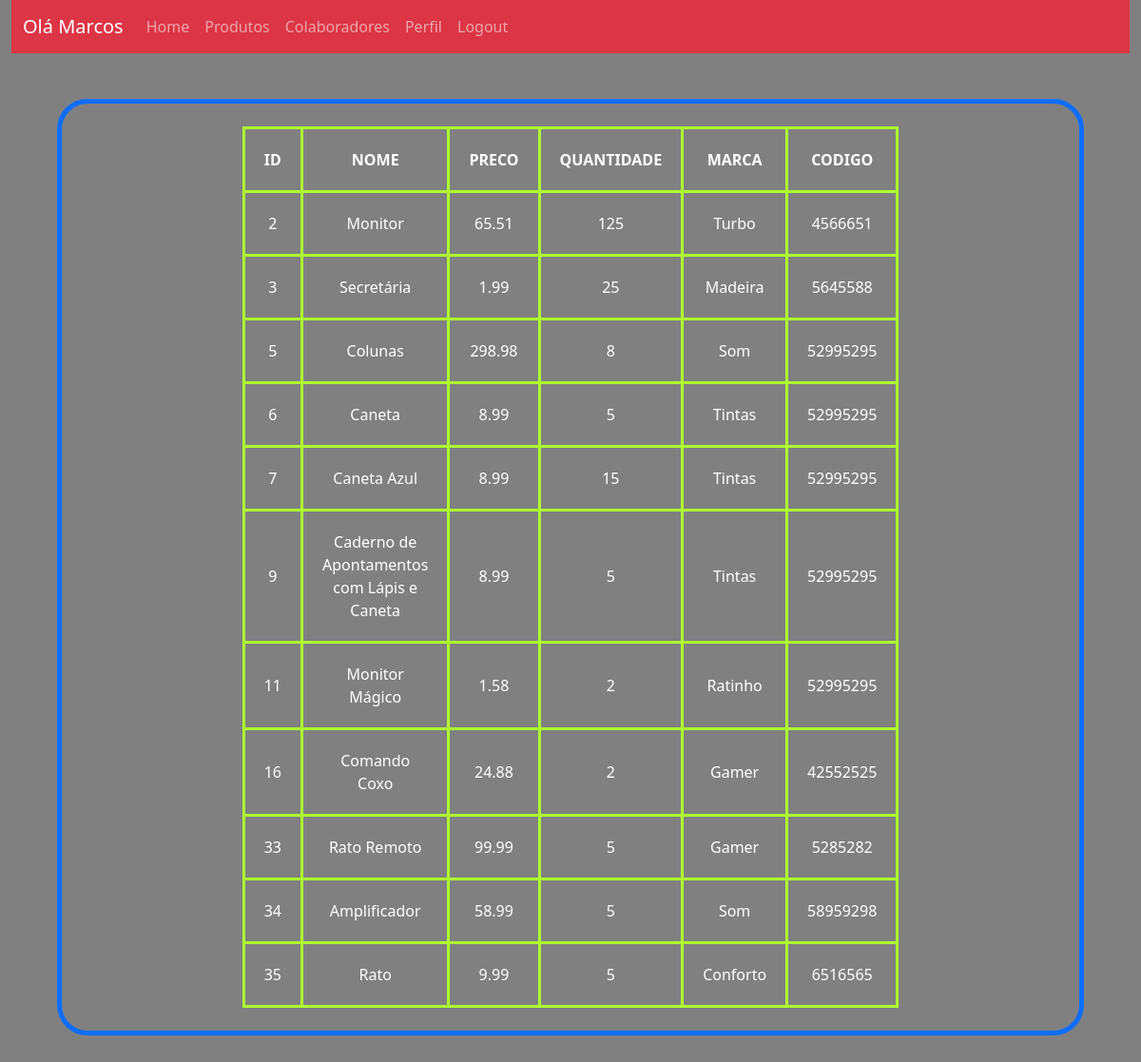
Screenshot of /exec_01/produtos.php (signed in) with the database file from the repository.
### tables this page shows
CREATE TABLE `produtos` (
  `id` int(11) NOT NULL,
  `nome` varchar(100) NOT NULL,
  `preco` double NOT NULL,
  `quantidade` int(11) NOT NULL,
  `marca` varchar(100) DEFAULT NULL,
  `codigo` int(11) DEFAULT NULL
);

### exec_01/data_base.php (called while the page is built, shortened)
<?php
$data_base = [
  "host" => "localhost",
  "dbname" => "codemaster_bd",
  "user" => "root",
  "password" => ""
];
$conection = new PDO("mysql:host=$data_base[host];dbname=$data_base[dbname];charset=utf8mb4;", $data_base["user"], $data_base["password"]);
function selectSQL($sql) {
  global $conection;
  $query = $conection->query($sql);
  return $query->fetchAll(PDO::FETCH_ASSOC);
}
?>

### exec_01/produtos.php (the view, shortened to what this page needs)
<?php
require_once("data_base.php");
require_once("helpers/colaboradores_helper.php");
if(check_login()) {
  $usuario = $_SESSION["usuario"];
}
else {
  header("Location: index.php");
  exit();
};
$elementos = selectSQL("SELECT * FROM produtos");
$legenda = array_keys($elementos[0]);
?>
<!DOCTYPE html>
<html lang="pt">
<head>
  <link href="https://cdn.jsdelivr.net/npm/bootstrap@5.3.3/dist/css/bootstrap.min.css" rel="stylesheet">
  <link rel="stylesheet" href="public/css/style.css">
</head>
<body>
  <div class="container-fluid">
    <div class="row">
      <div class="col-12">
        <nav class="navbar navbar-expand-lg navbar-dark bg-body-danger bg-danger">
          <div class="container-fluid">
            <a class="navbar-brand" href="#">Olá <?= $usuario["nome"]; ?></a>
            <div class="collapse navbar-collapse" id="navbarSupportedContent">
              <ul class="navbar-nav me-auto mb-2 mb-lg-0">
              <li class="nav-item">
                  <a class="nav-link" aria-current="page" href="home.php">Home</a>
                </li>
                <li class="nav-item">
                  <a class="nav-link" aria-current="page" href="produtos.php">Produtos</a>
                </li>
                <li class="nav-item">
                  <a class="nav-link" href="colaboradores.php">Colaboradores</a>
                </li>
                <li class="nav-item">
                  <a class="nav-link" href="perfil.php">Perfil</a>
                </li>
                <li class="nav-item">
                  <a class="nav-link" href="logout.php">Logout</a>
                </li>
              </ul>
            </div>
          </div>
        </nav>
      </div>
    </div>
    <div class="row m-5 p-4 border border-5 border-primary rounded-5">
      <div class="col-12">
        <table>
          <tr>
            <?php foreach ($legenda as $l): ?>
              <th class="text-uppercase"><?= $l; ?></th>
            <?php endforeach; ?>
          </tr>
          <?php foreach ($elementos as $e): ?>
            <tr>
              <?php foreach ($legenda as $l): ?>
                <td><?= $e[$l]; ?></td>
              <?php endforeach; ?>
            </tr>
          <?php endforeach; ?>
        </table>
      </div>
    </div>
  </div>
</body>
</html>

### exec_01/public/css/style.css (style rules this page uses)
body { text-align: center; background-color: gray; }
table, th, td { margin: auto; border: 3px solid greenyellow; border-collapse: collapse; padding: 20px; color: white; width: 600px; }

### rows the page displays
produtos: id "2", nome "Monitor", preco "65.51", quantidade "125", marca "Turbo", codigo "4566651"
produtos: id "3", nome "Secretária", preco "1.99", quantidade "25", marca "Madeira", codigo "5645588"
produtos: id "5", nome "Colunas", preco "298.98", quantidade "8", marca "Som", codigo "52995295"
produtos: id "6", nome "Caneta", preco "8.99", quantidade "5", marca "Tintas", codigo "52995295"
produtos: id "7", nome "Caneta Azul", preco "8.99", quantidade "15", marca "Tintas", codigo "52995295"
produtos: id "9", nome "Caderno de Apontamentos com Lápis e Caneta", preco "8.99", quantidade "5", marca "Tintas", codigo "52995295"
produtos: id "11", nome "Monitor Mágico", preco "1.58", quantidade "2", marca "Ratinho", codigo "52995295"
produtos: id "16", nome "Comando Coxo", preco "24.88", quantidade "2", marca "Gamer", codigo "42552525"
produtos: id "33", nome "Rato Remoto", preco "99.99", quantidade "5", marca "Gamer", codigo "5285282"
produtos: id "34", nome "Amplificador", preco "58.99", quantidade "5", marca "Som", codigo "58959298"
produtos: id "35", nome "Rato", preco "9.99", quantidade "5", marca "Conforto", codigo "6516565"

### other values shown
$usuario["nome"] "Marcos"
$l "ID"
$l "NOME"
$l "PRECO"
$l "QUANTIDADE"
$l "MARCA"
$l "CODIGO"
